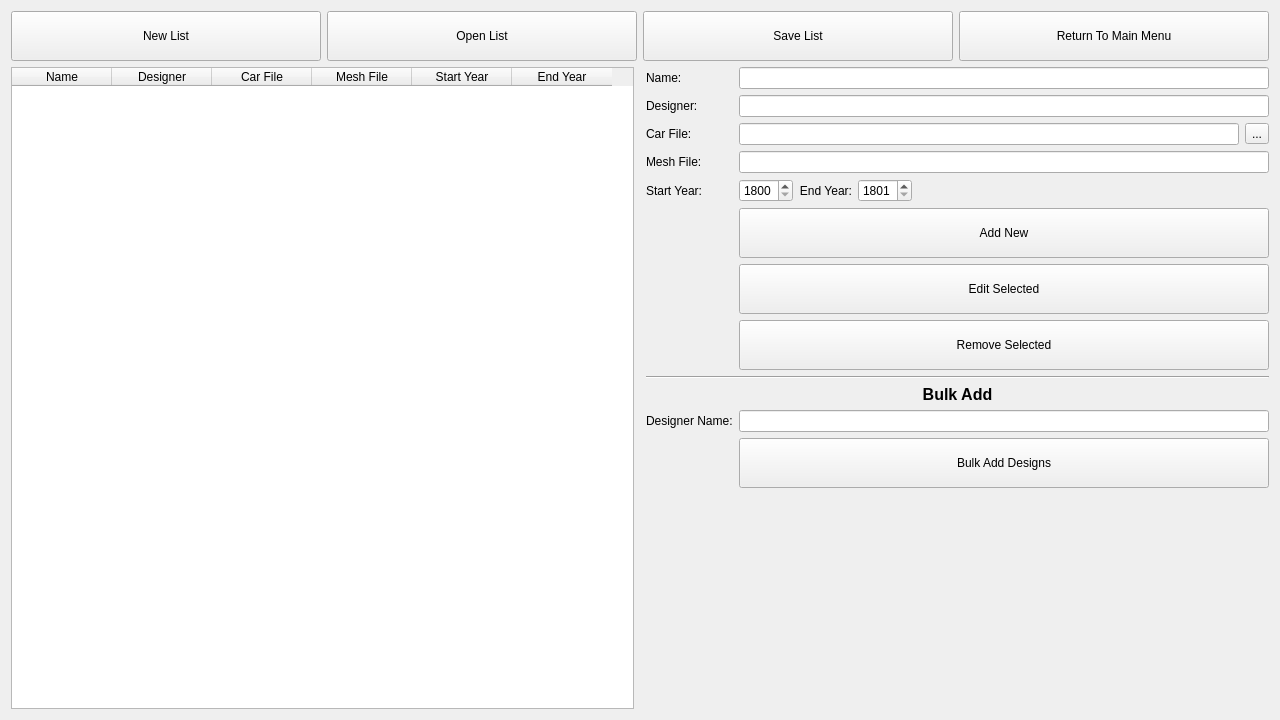
<?xml version="1.0" encoding="UTF-8"?>
<ui version="4.0">
 <class>PreMadeVehicleEditor</class>
 <widget class="QWidget" name="PreMadeVehicleEditor">
  <property name="geometry">
   <rect>
    <x>0</x>
    <y>0</y>
    <width>1280</width>
    <height>720</height>
   </rect>
  </property>
  <property name="windowTitle">
   <string>Form</string>
  </property>
  <layout class="QGridLayout" name="gridLayout">
   <item row="1" column="2">
    <layout class="QFormLayout" name="formLayout">
     <property name="fieldGrowthPolicy">
      <enum>QFormLayout::AllNonFixedFieldsGrow</enum>
     </property>
     <item row="0" column="0">
      <widget class="QLabel" name="label">
       <property name="text">
        <string>Name:</string>
       </property>
      </widget>
     </item>
     <item row="0" column="1">
      <widget class="QLineEdit" name="TextBox_Premade_Name"/>
     </item>
     <item row="1" column="0">
      <widget class="QLabel" name="label_3">
       <property name="text">
        <string>Designer:</string>
       </property>
      </widget>
     </item>
     <item row="1" column="1">
      <widget class="QLineEdit" name="TextBox_Premade_Designer"/>
     </item>
     <item row="2" column="0">
      <widget class="QLabel" name="label_6">
       <property name="text">
        <string>Car File:</string>
       </property>
      </widget>
     </item>
     <item row="2" column="1">
      <layout class="QHBoxLayout" name="horizontalLayout_4">
       <item>
        <widget class="QLineEdit" name="TextBox_Premade_CarFileName"/>
       </item>
       <item>
        <widget class="QToolButton" name="Button_Premade_GetCarFile">
         <property name="text">
          <string>...</string>
         </property>
        </widget>
       </item>
      </layout>
     </item>
     <item row="3" column="0">
      <widget class="QLabel" name="label_8">
       <property name="text">
        <string>Mesh File:</string>
       </property>
      </widget>
     </item>
     <item row="3" column="1">
      <widget class="QLineEdit" name="TextBox_Premade_MeshFile"/>
     </item>
     <item row="4" column="0">
      <widget class="QLabel" name="label_5">
       <property name="text">
        <string>Start Year:</string>
       </property>
      </widget>
     </item>
     <item row="4" column="1">
      <layout class="QHBoxLayout" name="horizontalLayout_2">
       <item>
        <widget class="QSpinBox" name="spinBox_premade_StartYear">
         <property name="minimum">
          <number>1800</number>
         </property>
         <property name="maximum">
          <number>9999</number>
         </property>
        </widget>
       </item>
       <item>
        <widget class="QLabel" name="label_2">
         <property name="text">
          <string>End Year:</string>
         </property>
         <property name="alignment">
          <set>Qt::AlignRight|Qt::AlignTrailing|Qt::AlignVCenter</set>
         </property>
        </widget>
       </item>
       <item>
        <widget class="QSpinBox" name="spinBox_premade_endYear">
         <property name="minimum">
          <number>1801</number>
         </property>
         <property name="maximum">
          <number>9999</number>
         </property>
        </widget>
       </item>
       <item>
        <spacer name="horizontalSpacer">
         <property name="orientation">
          <enum>Qt::Horizontal</enum>
         </property>
         <property name="sizeHint" stdset="0">
          <size>
           <width>40</width>
           <height>20</height>
          </size>
         </property>
        </spacer>
       </item>
      </layout>
     </item>
     <item row="5" column="1">
      <widget class="QPushButton" name="Button_Premade_AddNew">
       <property name="minimumSize">
        <size>
         <width>0</width>
         <height>50</height>
        </size>
       </property>
       <property name="baseSize">
        <size>
         <width>0</width>
         <height>50</height>
        </size>
       </property>
       <property name="text">
        <string>Add New</string>
       </property>
      </widget>
     </item>
     <item row="6" column="1">
      <widget class="QPushButton" name="Button_Premade_EditSelected">
       <property name="minimumSize">
        <size>
         <width>0</width>
         <height>50</height>
        </size>
       </property>
       <property name="baseSize">
        <size>
         <width>0</width>
         <height>50</height>
        </size>
       </property>
       <property name="text">
        <string>Edit Selected</string>
       </property>
      </widget>
     </item>
     <item row="7" column="1">
      <widget class="QPushButton" name="Button_Premade_RemoveSelected">
       <property name="minimumSize">
        <size>
         <width>0</width>
         <height>50</height>
        </size>
       </property>
       <property name="baseSize">
        <size>
         <width>0</width>
         <height>50</height>
        </size>
       </property>
       <property name="text">
        <string>Remove Selected</string>
       </property>
      </widget>
     </item>
     <item row="8" column="0" colspan="2">
      <widget class="Line" name="line">
       <property name="orientation">
        <enum>Qt::Horizontal</enum>
       </property>
      </widget>
     </item>
     <item row="9" column="0" colspan="2">
      <widget class="QLabel" name="label_7">
       <property name="font">
        <font>
         <pointsize>12</pointsize>
         <weight>75</weight>
         <bold>true</bold>
        </font>
       </property>
       <property name="text">
        <string>Bulk Add</string>
       </property>
       <property name="alignment">
        <set>Qt::AlignCenter</set>
       </property>
      </widget>
     </item>
     <item row="10" column="0">
      <widget class="QLabel" name="label_9">
       <property name="text">
        <string>Designer Name:</string>
       </property>
      </widget>
     </item>
     <item row="10" column="1">
      <widget class="QLineEdit" name="TextBox_Premade_BulkDesigner"/>
     </item>
     <item row="11" column="1">
      <widget class="QPushButton" name="Button_Premade_BulkAdd">
       <property name="minimumSize">
        <size>
         <width>0</width>
         <height>50</height>
        </size>
       </property>
       <property name="text">
        <string>Bulk Add Designs</string>
       </property>
      </widget>
     </item>
    </layout>
   </item>
   <item row="1" column="0">
    <layout class="QVBoxLayout" name="verticalLayout">
     <item>
      <widget class="QTableWidget" name="List_Premade_IncludeVehicles">
       <column>
        <property name="text">
         <string>Name</string>
        </property>
       </column>
       <column>
        <property name="text">
         <string>Designer</string>
        </property>
       </column>
       <column>
        <property name="text">
         <string>Car File</string>
        </property>
       </column>
       <column>
        <property name="text">
         <string>Mesh File</string>
        </property>
       </column>
       <column>
        <property name="text">
         <string>Start Year</string>
        </property>
       </column>
       <column>
        <property name="text">
         <string>End Year</string>
        </property>
       </column>
      </widget>
     </item>
    </layout>
   </item>
   <item row="0" column="0" colspan="3">
    <layout class="QHBoxLayout" name="horizontalLayout">
     <property name="sizeConstraint">
      <enum>QLayout::SetDefaultConstraint</enum>
     </property>
     <item>
      <widget class="QPushButton" name="Button_Premade_NewList">
       <property name="minimumSize">
        <size>
         <width>0</width>
         <height>50</height>
        </size>
       </property>
       <property name="text">
        <string>New List</string>
       </property>
      </widget>
     </item>
     <item>
      <widget class="QPushButton" name="Button_Premade_OpenList">
       <property name="minimumSize">
        <size>
         <width>0</width>
         <height>50</height>
        </size>
       </property>
       <property name="text">
        <string>Open List</string>
       </property>
      </widget>
     </item>
     <item>
      <widget class="QPushButton" name="Button_Premade_SaveList">
       <property name="minimumSize">
        <size>
         <width>0</width>
         <height>50</height>
        </size>
       </property>
       <property name="text">
        <string>Save List</string>
       </property>
      </widget>
     </item>
     <item>
      <widget class="QPushButton" name="Button_Premade_ReturnToMain">
       <property name="minimumSize">
        <size>
         <width>0</width>
         <height>50</height>
        </size>
       </property>
       <property name="text">
        <string>Return To Main Menu</string>
       </property>
      </widget>
     </item>
    </layout>
   </item>
  </layout>
 </widget>
 <resources/>
 <connections/>
</ui>
